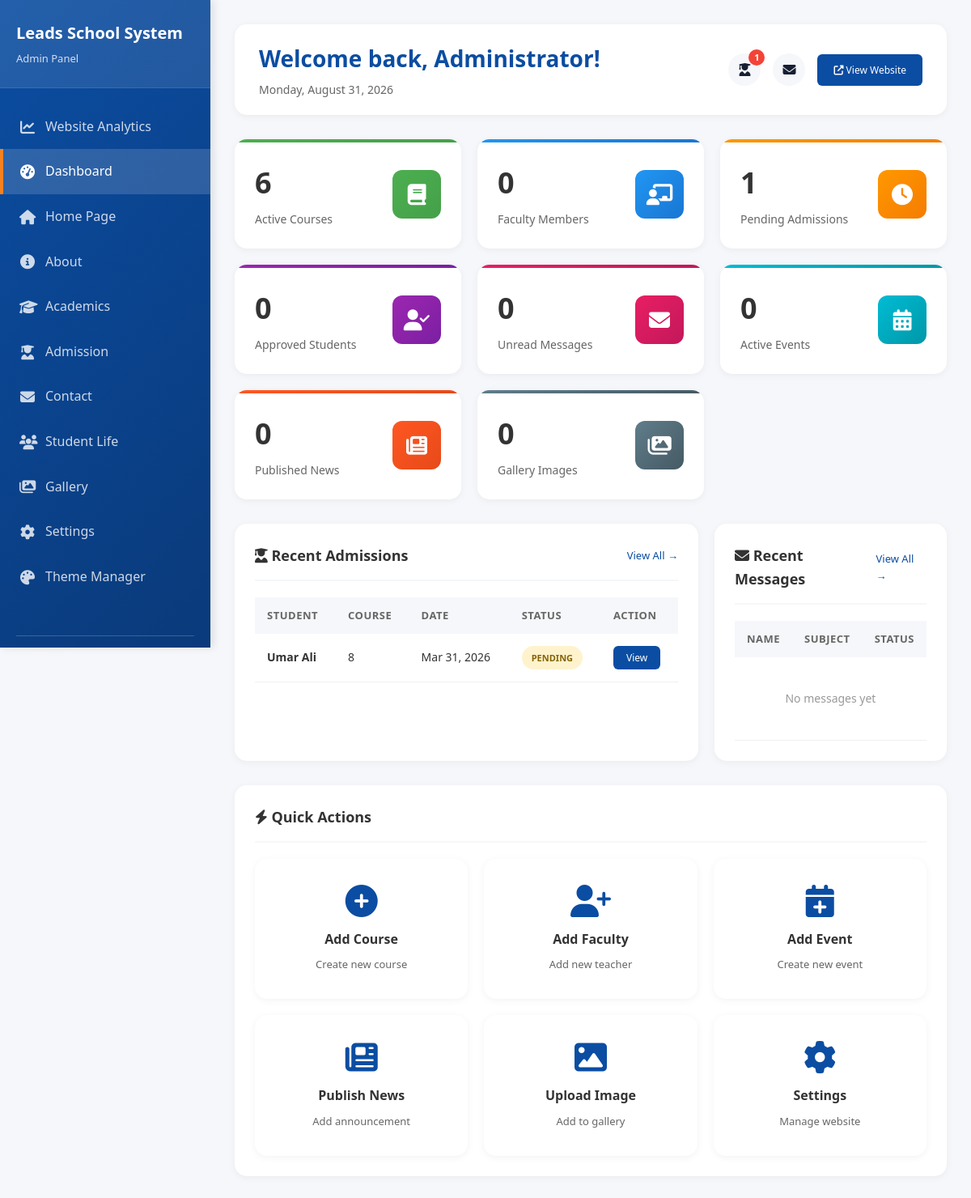
Screenshot of /AdminCP/dashboard.php (signed in) with the database file from the repository.
### tables this page shows
CREATE TABLE `admissions` (
  `id` int(11) NOT NULL,
  `student_name` varchar(100) NOT NULL,
  `father_name` varchar(100) NOT NULL,
  `cnic_bform` varchar(20) NOT NULL,
  `phone` varchar(20) NOT NULL,
  `email` varchar(100) DEFAULT NULL,
  `address` text NOT NULL,
  `course_id` varchar(100) NOT NULL,
  `medium` varchar(10) NOT NULL DEFAULT 'English',
  `previous_education` varchar(255) DEFAULT NULL,
  `documents` varchar(255) DEFAULT NULL,
  `message` text DEFAULT NULL,
  `status` enum('pending','approved','rejected') DEFAULT 'pending',
  `admin_notes` text DEFAULT NULL,
  `created_at` timestamp NOT NULL DEFAULT current_timestamp(),
  `updated_at` timestamp NOT NULL DEFAULT current_timestamp() ON UPDATE current_timestamp()
);

### AdminCP/dashboard.php (the view, shortened to what this page needs)
<?php
require_once '../includes/config.php';
$stats = [
    'total_courses' => 0,
    'total_faculty' => 0,
    'pending_admissions' => 0,
    'unread_contacts' => 0,
    'total_events' => 0,
    'total_news' => 0,
    'gallery_images' => 0,
    'approved_admissions' => 0
];
$courses_count = mysqli_query($conn, "SELECT COUNT(*) as count FROM courses WHERE status = 'active'");
if ($courses_count) {
    $stats['total_courses'] = mysqli_fetch_assoc($courses_count)['count'];
}
$faculty_count = mysqli_query($conn, "SELECT COUNT(*) as count FROM faculty WHERE status = 'active'");
if ($faculty_count) {
    $stats['total_faculty'] = mysqli_fetch_assoc($faculty_count)['count'];
}
$admissions_count = mysqli_query($conn, "SELECT COUNT(*) as count FROM admissions WHERE status = 'pending'");
if ($admissions_count) {
    $stats['pending_admissions'] = mysqli_fetch_assoc($admissions_count)['count'];
}
$approved_count = mysqli_query($conn, "SELECT COUNT(*) as count FROM admissions WHERE status = 'approved'");
if ($approved_count) {
    $stats['approved_admissions'] = mysqli_fetch_assoc($approved_count)['count'];
}
$contacts_count = mysqli_query($conn, "SELECT COUNT(*) as count FROM contacts WHERE status = 'unread'");
if ($contacts_count) {
    $stats['unread_contacts'] = mysqli_fetch_assoc($contacts_count)['count'];
}
$events_count = mysqli_query($conn, "SELECT COUNT(*) as count FROM events WHERE status = 'active'");
if ($events_count) {
    $stats['total_events'] = mysqli_fetch_assoc($events_count)['count'];
}
$news_count = mysqli_query($conn, "SELECT COUNT(*) as count FROM news WHERE status = 'active'");
if ($news_count) {
    $stats['total_news'] = mysqli_fetch_assoc($news_count)['count'];
}
$gallery_count = mysqli_query($conn, "SELECT COUNT(*) as count FROM gallery WHERE status = 'active'");
if ($gallery_count) {
    $stats['gallery_images'] = mysqli_fetch_assoc($gallery_count)['count'];
}
$recent_admissions = mysqli_query($conn, "SELECT * FROM admissions ORDER BY created_at DESC LIMIT 5");
$recent_contacts = mysqli_query($conn, "SELECT * FROM contacts ORDER BY created_at DESC LIMIT 5");
?>
<!DOCTYPE html>
<html lang="en">
<head>
    <link rel="stylesheet" href="../css/style.css">
    <link rel="stylesheet" href="https://cdnjs.cloudflare.com/ajax/libs/font-awesome/6.4.0/css/all.min.css">
</head>
<body>
    <div class="sidebar">
        <div class="sidebar-header">
            <h2><?php echo SITE_NAME; ?></h2>
            <p>Admin Panel</p>
        </div>
        <div class="sidebar-menu">
            <a href="analytics.php">
                <i class="fas fa-chart-line"></i>
                <span>Website Analytics</span>
            </a>
            <a href="dashboard.php" class="active">
                <i class="fas fa-tachometer-alt"></i>
                <span>Dashboard</span>
            </a>
            <a href="manage_home.php">
                <i class="fas fa-home"></i>
                <span>Home Page</span>
            </a>
            <a href="manage_about.php">
                <i class="fas fa-info-circle"></i>
                <span>About</span>
            </a>
            <a href="manage_academics.php">
                <i class="fas fa-graduation-cap"></i>
                <span>Academics</span>
            </a>
            <a href="manage_admission.php">
                <i class="fas fa-user-graduate"></i>
                <span>Admission</span>
            </a>
            <a href="manage_contact.php">
                <i class="fas fa-envelope"></i>
                <span>Contact</span>
            </a>
            <a href="manage_student_life.php">
                <i class="fas fa-users"></i>
                <span>Student Life</span>
            </a>
            <a href="manage_gallery.php">
                <i class="fas fa-images"></i>
                <span>Gallery</span>
            </a>
            <a href="settings.php">
                <i class="fas fa-cog"></i>
                <span>Settings</span>
            </a>
            <a href="theme_manager.php">
                <i class="fas fa-palette"></i>
                <span>Theme Manager</span>
            </a>
        </div>
        <div class="menu-divider"></div>
    </div>
    <div class="main-content">
        <div class="top-bar">
            <div class="welcome-text">
                <h1>Welcome back, <?php echo htmlspecialchars($_SESSION['admin_name']); ?>!</h1>
                <p><?php echo date('l, F d, Y'); ?></p>
            </div>
            <div class="top-bar-actions">
                <a href="manage_admission.php?tab=applications" class="notification-btn" title="Pending Admissions" style="text-decoration: none; color: inherit;">
                    <i class="fas fa-user-graduate"></i>
                    <?php if ($stats['pending_admissions'] > 0): ?>
                        <span class="notification-badge"><?php echo $stats['pending_admissions']; ?></span>
                    <?php endif; ?>
                </a>
                <a href="manage_contact.php?tab=messages" class="notification-btn" title="Unread Messages" style="text-decoration: none; color: inherit;">
                    <i class="fas fa-envelope"></i>
                </a>
                <a href="../index.php" target="_blank" class="btn-view" style="padding: 10px 20px;">
                    <i class="fas fa-external-link-alt"></i> View Website
                </a>
            </div>
        </div>
        <div class="stats-grid">
            <a href="manage_academics.php?tab=courses" class="stat-card" style="--card-color: #4CAF50; --card-color-dark: #45a049;">
                <div class="stat-content">
                    <div class="stat-info">
                        <h3><?php echo $stats['total_courses']; ?></h3>
                        <p>Active Courses</p>
                    </div>
                    <div class="stat-icon">
                        <i class="fas fa-book"></i>
                    </div>
                </div>
            </a>
            <a href="manage_academics.php?tab=faculty" class="stat-card" style="--card-color: #2196F3; --card-color-dark: #1976D2;">
                <div class="stat-content">
                    <div class="stat-info">
                        <h3><?php echo $stats['total_faculty']; ?></h3>
                        <p>Faculty Members</p>
                    </div>
                    <div class="stat-icon">
                        <i class="fas fa-chalkboard-teacher"></i>
                    </div>
                </div>
            </a>
            <a href="manage_admission.php?tab=applications" class="stat-card" style="--card-color: #FF9800; --card-color-dark: #F57C00;">
                <div class="stat-content">
                    <div class="stat-info">
                        <h3><?php echo $stats['pending_admissions']; ?></h3>
                        <p>Pending Admissions</p>
                    </div>
                    <div class="stat-icon">
                        <i class="fas fa-clock"></i>
                    </div>
                </div>
            </a>
            <a href="manage_admission.php?tab=applications" class="stat-card" style="--card-color: #9C27B0; --card-color-dark: #7B1FA2;">
                <div class="stat-content">
                    <div class="stat-info">
                        <h3><?php echo $stats['approved_admissions']; ?></h3>
                        <p>Approved Students</p>
                    </div>
                    <div class="stat-icon">
                        <i class="fas fa-user-check"></i>
                    </div>
                </div>
            </a>
            <a href="manage_contact.php?tab=messages" class="stat-card" style="--card-color: #E91E63; --card-color-dark: #C2185B;">
                <div class="stat-content">
                    <div class="stat-info">
                        <h3><?php echo $stats['unread_contacts']; ?></h3>
                        <p>Unread Messages</p>
                    </div>
                    <div class="stat-icon">
                        <i class="fas fa-envelope"></i>
                    </div>
                </div>
            </a>
            <a href="manage_student_life.php?tab=events" class="stat-card" style="--card-color: #00BCD4; --card-color-dark: #0097A7;">
                <div class="stat-content">
                    <div class="stat-info">
                        <h3><?php echo $stats['total_events']; ?></h3>
                        <p>Active Events</p>
                    </div>
                    <div class="stat-icon">
                        <i class="fas fa-calendar-alt"></i>
                    </div>
                </div>
            </a>
            <a href="manage_student_life.php?tab=news" class="stat-card" style="--card-color: #FF5722; --card-color-dark: #E64A19;">
                <div class="stat-content">
                    <div class="stat-info">
                        <h3><?php echo $stats['total_news']; ?></h3>
                        <p>Published News</p>
                    </div>
                    <div class="stat-icon">
                        <i class="fas fa-newspaper"></i>
                    </div>
                </div>
            </a>
            <a href="manage_gallery.php" class="stat-card" style="--card-color: #607D8B; --card-color-dark: #455A64;">
                <div class="stat-content">
                    <div class="stat-info">
                        <h3><?php echo $stats['gallery_images']; ?></h3>
                        <p>Gallery Images</p>
                    </div>
                    <div class="stat-icon">
                        <i class="fas fa-images"></i>
                    </div>
                </div>
            </a>
        </div>
        <div class="content-grid">
            <div class="card-container">
                <div class="card-header">
                    <h2 class="card-title"><i class="fas fa-user-graduate"></i> Recent Admissions</h2>
                    <a href="manage_admission.php?tab=applications" class="view-all-btn">View All →</a>
                </div>
                <table class="data-table">
                    <thead>
                        <tr>
                            <th>Student</th>
                            <th>Course</th>
                            <th>Date</th>
                            <th>Status</th>
                            <th>Action</th>
                        </tr>
                    </thead>
                    <tbody>
                        <?php
                        if ($recent_admissions && mysqli_num_rows($recent_admissions) > 0) {
                            while ($admission = mysqli_fetch_assoc($recent_admissions)) {
                                echo '<tr>';
                                echo '<td><strong>' . htmlspecialchars($admission['student_name']) . '</strong></td>';
                                echo '<td>' . htmlspecialchars($admission['course_id']) . '</td>';
                                echo '<td>' . date('M d, Y', strtotime($admission['created_at'])) . '</td>';
                                echo '<td><span class="badge badge-' . strtolower($admission['status']) . '">' . ucfirst($admission['status']) . '</span></td>';
                                echo '<td><a href="manage_admission.php?tab=applications" class="btn-view">View</a></td>';
                                echo '</tr>';
                            }
                        } else {
                            echo '<tr><td colspan="5" style="text-align: center; color: #999; padding: 40px;">No admission applications yet</td></tr>';
                        }
                        ?>
                    </tbody>
                </table>
            </div>
            <div class="card-container">
                <div class="card-header">
                    <h2 class="card-title"><i class="fas fa-envelope"></i> Recent Messages</h2>
                    <a href="manage_contact.php?tab=messages" class="view-all-btn">View All →</a>
                </div>
                <table class="data-table">
                    <thead>
                        <tr>
                            <th>Name</th>
                            <th>Subject</th>
                            <th>Status</th>
                        </tr>
                    </thead>
                    <tbody>
                        <?php
                        if ($recent_contacts && mysqli_num_rows($recent_contacts) > 0) {
                            while ($contact = mysqli_fetch_assoc($recent_contacts)) {
                                echo '<tr>';
                                echo '<td><strong>' . htmlspecialchars($contact['name']) . '</strong></td>';
                                echo '<td>' . htmlspecialchars(substr($contact['subject'], 0, 30)) . '...</td>';
                                echo '<td><span class="badge badge-' . strtolower($contact['status']) . '">' . ucfirst($contact['status']) . '</span></td>';
                                echo '</tr>';
                            }
                        } else {
                            echo '<tr><td colspan="3" style="text-align: center; color: #999; padding: 40px;">No messages yet</td></tr>';
                        }
                        ?>
                    </tbody>
                </table>
            </div>
        </div>
        <div class="card-container">
            <div class="card-header">
                <h2 class="card-title"><i class="fas fa-bolt"></i> Quick Actions</h2>
            </div>
            <div class="quick-actions-grid">
                <a href="manage_academics.php?tab=courses" class="action-card">
                    <i class="fas fa-plus-circle"></i>
                    <h3>Add Course</h3>
                    <p>Create new course</p>
                </a>
                <a href="manage_academics.php?tab=faculty" class="action-card">
                    <i class="fas fa-user-plus"></i>
                    <h3>Add Faculty</h3>
                    <p>Add new teacher</p>
                </a>
                <a href="manage_student_life.php?tab=events" class="action-card">
                    <i class="fas fa-calendar-plus"></i>
                    <h3>Add Event</h3>
                    <p>Create new event</p>
                </a>
                <a href="manage_student_life.php?tab=news" class="action-card">
                    <i class="fas fa-newspaper"></i>
                    <h3>Publish News</h3>
                    <p>Add announcement</p>
                </a>
                <a href="manage_gallery.php" class="action-card">
                    <i class="fas fa-image"></i>
                    <h3>Upload Image</h3>
                    <p>Add to gallery</p>
                </a>
                <a href="settings.php" class="action-card">
                    <i class="fas fa-cog"></i>
                    <h3>Settings</h3>
                    <p>Manage website</p>
                </a>
            </div>
        </div>
    </div>
</body>
</html>

### css/style.css (style rules this page uses)
:root { --primary-color: #0D2B5E; --primary-dark: #081D40; --secondary-color: #184A9C; --secondary-dark: #123B7D; --accent-color: #F58220; --accent-dark: #D96C0F; --highlight: #FFC107; --highlight-dark: #E6AC00; --white: #FFFFFF; --background: #F2F4F7; --text-dark: #172033; --text-light: #667085; --bg-light: #F2F4F7; --border-color: #E4E7EC; --brand-dark: var(--primary-dark); --shadow-sm: 0 2px 12px rgba(13,43,94,0.08); --shadow-md: 0 8px 32px rgba(13,43,94,0.12); --shadow-lg: 0 20px 60px rgba(13,43,94,0.16); --radius-sm: 8px; --radius-md: 14px; --radius-lg: 22px; --font: 'Poppins', sans-serif; --transition: 0.3s cubic-bezier(0.25,1,0.5,1); }
*, *::before, *::after { box-sizing: border-box; margin: 0; padding: 0; }
html { scroll-behavior: smooth; font-size: 16px; }
body { font-family: var(--font); color: var(--text-dark); background: #fff; line-height: 1.6; -webkit-font-smoothing: antialiased; overflow-x: hidden; }
a { text-decoration: none; color: inherit; }

### rows the page displays
admissions: student_name "Umar Ali", course "8", created_at "Mar 31, 2026", status "PENDING"

### other values shown
SITE_NAME "Leads School System"
$_SESSION['admin_name'] "Administrator"
$stats['pending_admissions'] "1"
$stats['total_courses'] "6"
$stats['total_faculty'] "0"
$stats['approved_admissions'] "0"
$stats['unread_contacts'] "0"
$stats['total_events'] "0"
$stats['total_news'] "0"
$stats['gallery_images'] "0"
